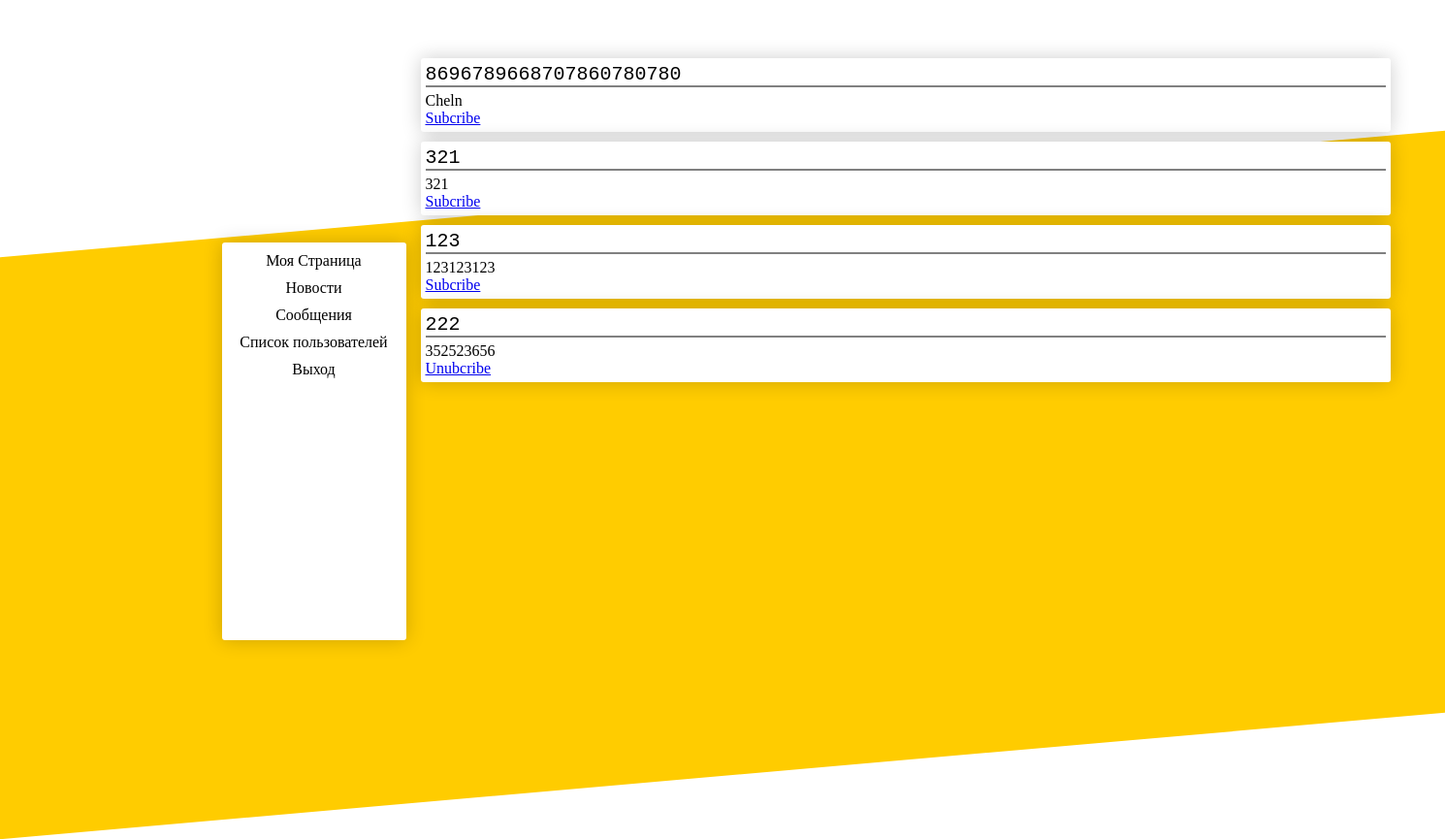
Page /users/ (signed in) on the committed database.
### tables this page shows
CREATE TABLE users 
                            (id INTEGER PRIMARY KEY AUTOINCREMENT, 
                             user_name VARCHAR(50),
                             user_surname VARCHAR(50),
                             user_email VARCHAR(50),
                             password_hash VARCHAR(128),
                             user_type INTEGER
                             );

### index.py (the view)
@app.route('/users/')
def users():
    if user_status:
        user_list = user_model.get_all()
        subs = []
        for item in user_list:
            if feed_model.exists_feed(user_id, item[0]):
                subs.append(True)
            else:
                subs.append(False)
        return render_template('users.html', test="<h2>test</h2>", users=zip(user_list, subs))
    else:
        return redirect('/login')

### index.py (called while the page is built)
    def get_all(self):
        cursor = self.connection.cursor()
        cursor.execute("SELECT * FROM users")
        rows = cursor.fetchall()
        return rows

    def exists_feed(self, user_id, test_id):
        cursor = self.connection.cursor()
        cursor.execute("SELECT * FROM feed WHERE user_id = " + str(user_id) + " AND follow_id = " + str(test_id))
        row = cursor.fetchone()
        return True if row else False

### templates/users.html
{% extends "base.html" %}
{% block content %}
	<div class="ProfilePage">
		{% for item in users %}
			<div class="Post">
				<div class="PostTitle">{{ item[0][1] }}</div>
				<div class="PostContent">
					{{ item[0][2] }}
				</div>
			{% if item[1] %}
			  <div class="unsubsribe">
							<a href="/unsubsribe/{{ item[0][0] }}">Unubcribe</a>
						</div>
			{% else %}
					<div class="subsribe">
							<a href="/subsribe/{{ item[0][0] }}">Subcribe</a>
						</div>
			{% endif %}
			</div>
		{% endfor %}
	</div>
{% endblock %}

### templates/base.html (style rules this page uses)
body { font-family: "Times New Roman"; margin: 0; padding: 0; background: url("https://cdn-images-1.medium.com/max/1200/1*kFaSuc5rVdJ_fM2c_bHszQ.png") no-repeat; background-size: cover; }
.lPage, .ProfilePage, .r_page, .ProfileInfo, .User_ID, .ProfileContent, .PostCreate, .PostDelete, .Avatar { display: inline-block; }
.ProfilePage { margin-left: 200px; }
.Post { background: white; margin: 10px 5px 5px 5px; padding: 5px; border-radius: 3px; width: 990px; -webkit-box-shadow: 0 0 20px 0px rgba(0, 0, 0, 0.2); -moz-box-shadow: 0 0 20px 0px rgba(0, 0, 0, 0.2); box-shadow: 0 0 20px 0px rgba(0, 0, 0, 0.2); }
.PostTitle { font-size: 20px; font-family: 'Consolas', 'Deja Vu Sans Mono', 'Bitstream Vera Sans Mono', monospace; position: relative; border-bottom: 2px solid gray; margin-bottom: 5px; }

### rows in the picture
users: user_name "8696789668707860780780", user_surname "Cheln"
users: user_name "321", user_surname "321"
users: user_name "123", user_surname "123123123"
users: user_name "222", user_surname "352523656"
